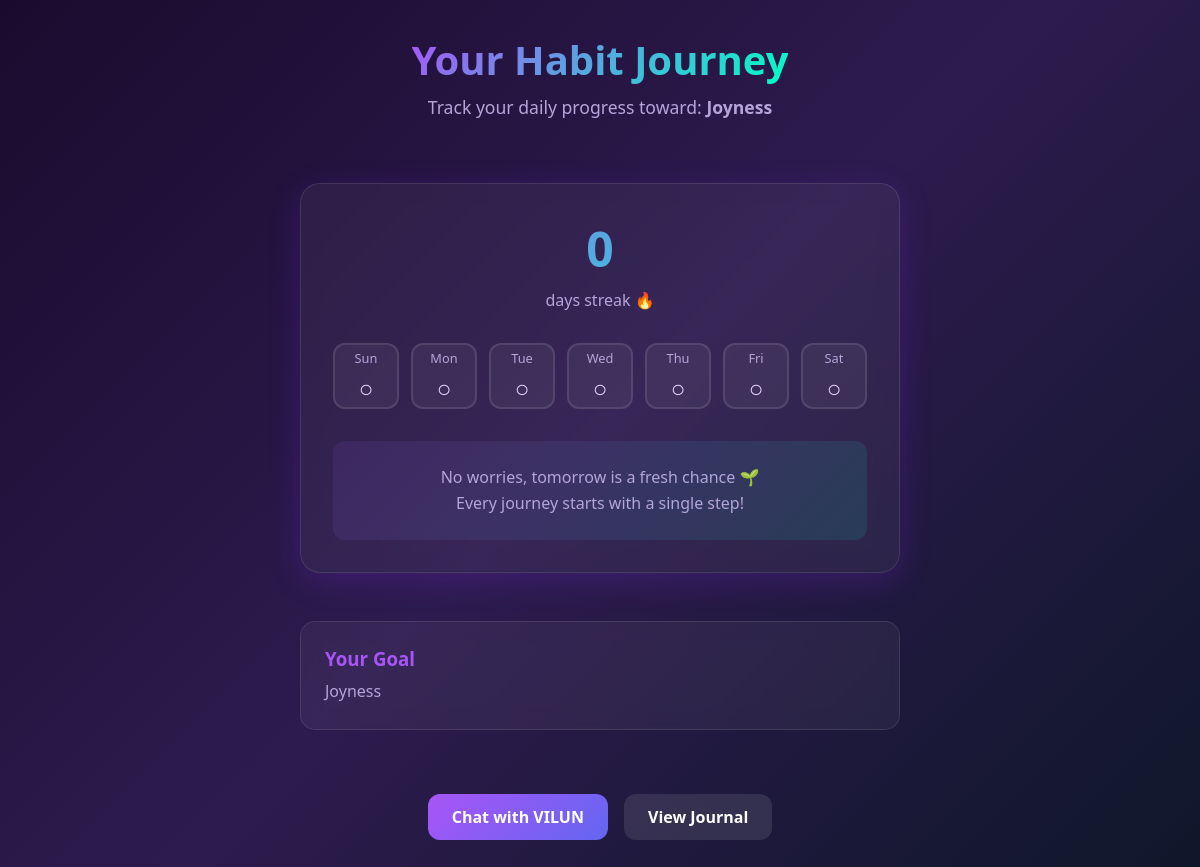
The page /dashboard (signed in) on the database as committed earlier.
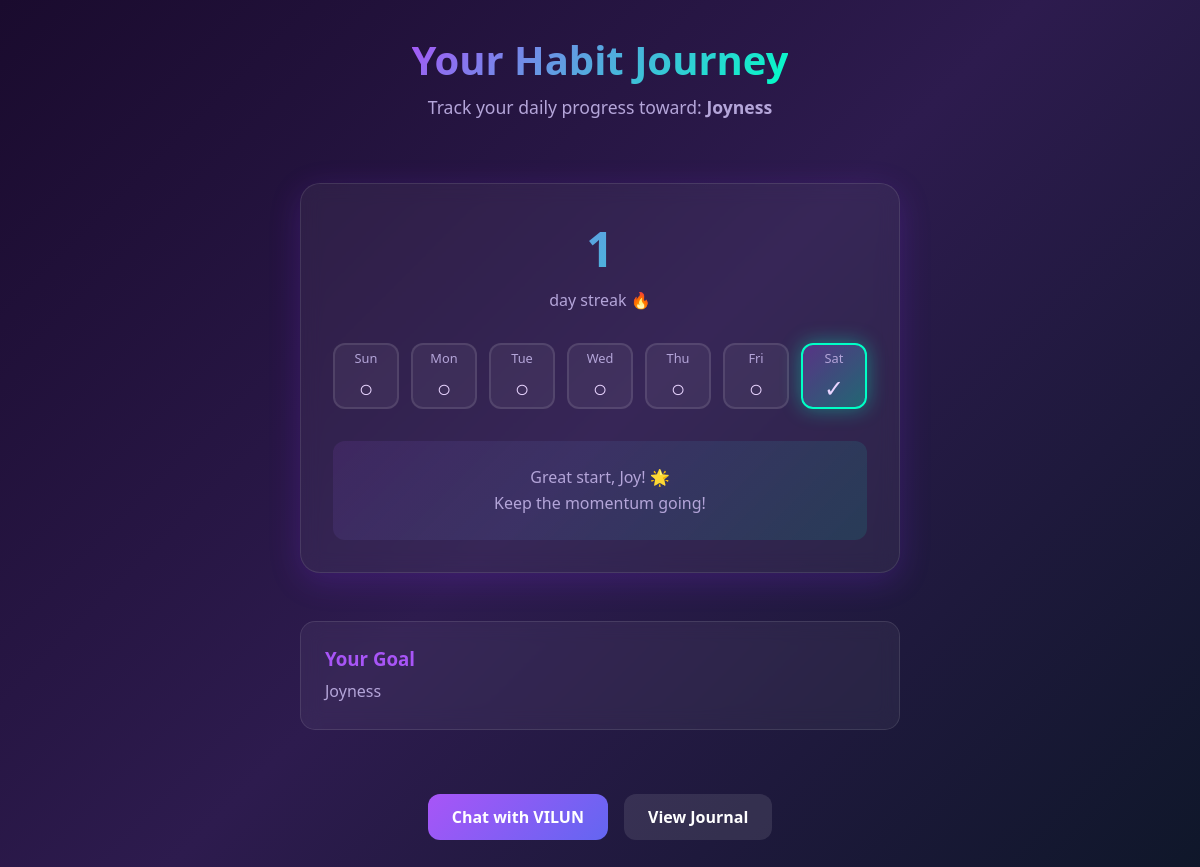
The same page on the database as committed later.
### models.py (models this page shows)
class UserProfile(db.Model):
    __tablename__ = 'user_profiles'
    id = db.Column(db.Integer, primary_key=True)
    user_id = db.Column(db.Integer, db.ForeignKey('users.id'), nullable=False, unique=True)
    name = db.Column(db.String(100), nullable=False)
    age = db.Column(db.Integer, nullable=True)
    goal = db.Column(db.Text, nullable=False)
    reminder_enabled = db.Column(db.Boolean, default=True)
    reminder_time = db.Column(db.String(10), nullable=True)
    created_at = db.Column(db.DateTime, default=datetime.utcnow)

### app.py (the view)
@app.route('/dashboard')
@login_required
def dashboard():
    if not current_user.profile:
        return redirect(url_for('onboarding'))
    today = date.today()
    seven_days_ago = today - timedelta(days=6)
    progress_records = HabitProgress.query.filter(
        HabitProgress.user_id == current_user.id,
        HabitProgress.date >= seven_days_ago
    ).order_by(HabitProgress.date.desc()).all()
    progress_dict = {p.date: p for p in progress_records}
    streak_data = []
    for i in range(6, -1, -1):
        check_date = today - timedelta(days=i)
        has_progress = check_date in progress_dict
        streak_data.append({
            'date': check_date,
            'day_name': check_date.strftime('%a'),
            'has_progress': has_progress,
            'progress': progress_dict.get(check_date)
        })
    current_streak = 0
    for day in reversed(streak_data):
        if day['has_progress']:
            current_streak += 1
        else:
            break
    thirty_days_ago = today - timedelta(days=30)
    HabitProgress.query.filter(
        HabitProgress.user_id == current_user.id,
        HabitProgress.date < thirty_days_ago
    ).delete()
    db.session.commit()
    return render_template('dashboard.html',
                         streak_data=streak_data,
                         current_streak=current_streak,
                         user_name=current_user.profile.name,
                         habit_goal=current_user.profile.goal)

### app.py (called while the page is built)
@login_manager.user_loader
def load_user(user_id):
    return User.query.get(int(user_id))

### templates/dashboard.html (shortened to what this page needs)
{% extends 'base.html' %}
{% block content %}
<div class="dashboard-container">
    <div class="dashboard-header">
        <h1>Your Habit Journey</h1>
        <p>Track your daily progress toward: <strong>{{ habit_goal }}</strong></p>
    </div>
    <div class="streak-card">
        <div class="streak-header">
            <div class="streak-count">{{ current_streak }}</div>
            <div class="streak-label">day{{ 's' if current_streak != 1 else '' }} streak 🔥</div>
        </div>
        <div class="week-grid">
            {% for day in streak_data %}
            <div class="day-box {{ 'completed' if day.has_progress else '' }}"
                 title="{{ day.date.strftime('%B %d, %Y') }}{% if day.progress %}: {{ day.progress.progress_note }}{% endif %}">
                <div class="day-name">{{ day.day_name }}</div>
                <div class="day-icon">{{ '✓' if day.has_progress else '○' }}</div>
            </div>
            {% endfor %}
        </div>
        {% if current_streak == 0 %}
        <div class="supportive-message">
            No worries, tomorrow is a fresh chance 🌱<br>
            Every journey starts with a single step!
        </div>
        {% elif current_streak < 3 %}
        <div class="supportive-message">
            Great start, {{ user_name }}! 🌟<br>
            Keep the momentum going!
        </div>
        {% elif current_streak < 7 %}
        <div class="supportive-message">
            You're building an amazing habit, {{ user_name }}! 💪<br>
            Consistency is the key to transformation.
        </div>
        {% else %}
        <div class="supportive-message">
            Incredible dedication, {{ user_name }}! 🎉<br>
            You're truly committed to your growth!
        </div>
        {% endif %}
    </div>
    <div class="goal-reminder">
        <h3>Your Goal</h3>
        <p>{{ habit_goal }}</p>
    </div>
    <div class="quick-actions">
        <a href="{{ url_for('chatbot') }}" class="quick-action-btn">Chat with VILUN</a>
        <a href="{{ url_for('journal_view') }}" class="quick-action-btn secondary">View Journal</a>
    </div>
</div>
{% endblock %}

Rows that differ between the two databases and show on the page:
changed UserProfile "Joyness": name (not shown) → "Joy"
Other text that changed with them:
{{ current_streak }}: "0" → "1"
{{ 's' if current_streak != 1 else '' }}: "s" → (not shown)
new list line: "Sat ✓"
text no longer shown: "No worries, tomorrow is a fresh chance 🌱 Every journey starts with a single step!"
text now shown: "Great start, ! 🌟 Keep the momentum going!"
list line gone: "Sat ○"
